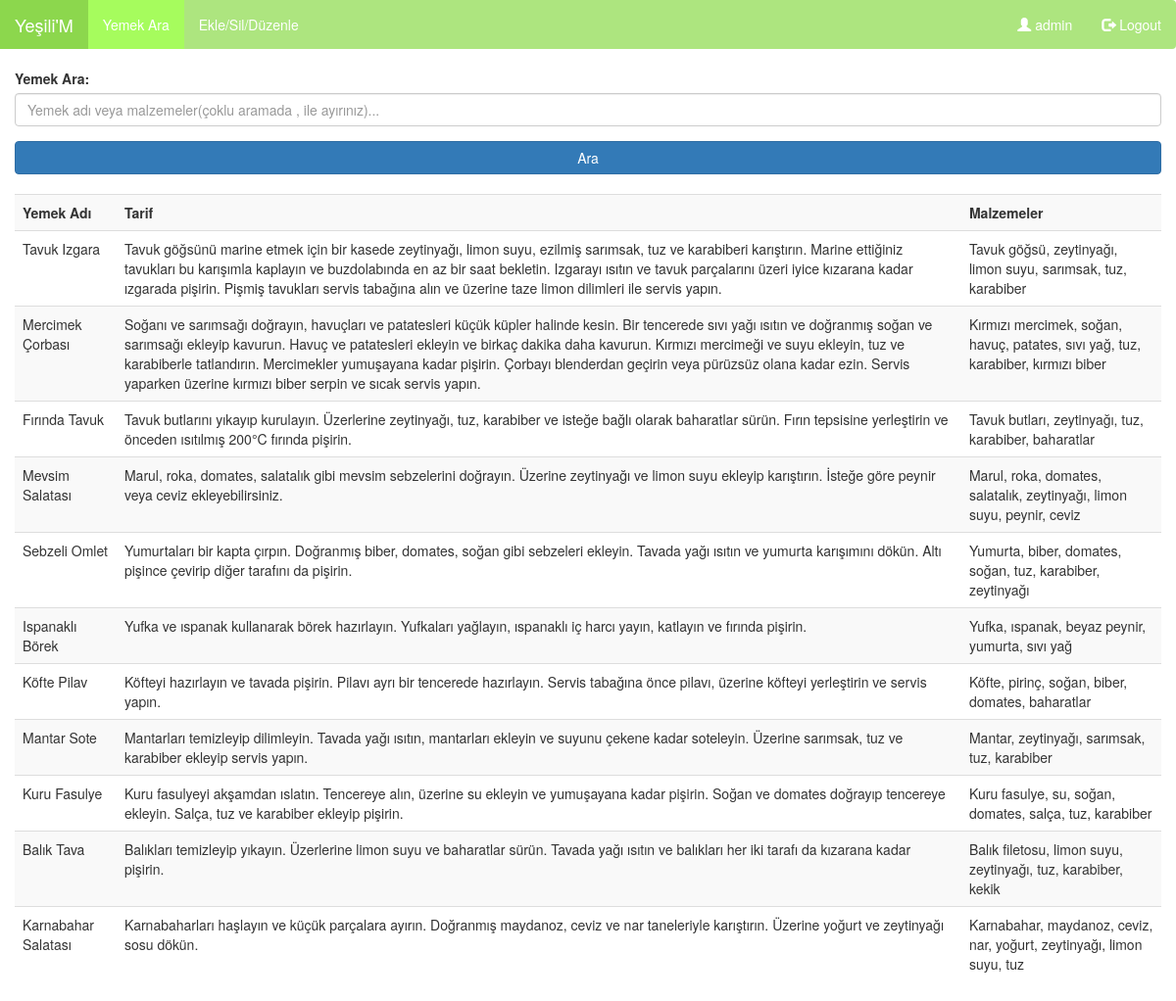
Screenshot of /hostedFiles/admin.php (signed in) with the database file from the repository.
### tables this page shows
CREATE TABLE `yemekler` (
  `id` int(11) NOT NULL,
  `ad` varchar(255) NOT NULL,
  `tarif` text NOT NULL,
  `malzemeler` text NOT NULL
);

### hostedFiles/admin.php (the view, shortened to what this page needs)
<!DOCTYPE html>
<html lang="en">
<head>
    <link rel="stylesheet" href="https://maxcdn.bootstrapcdn.com/bootstrap/3.4.1/css/bootstrap.min.css">
</head>
<body>
    <nav class="navbar navbar-inverse">
        <div class="container-fluid">
            <div class="navbar-header">
                <a class="navbar-brand" href="#" style="color:white; background-color: #8CD74D">Yeşili'M</a>
            </div>
            <ul class="nav navbar-nav">
                <li class="active"><a href="#">Yemek Ara</a></li>
                <li><a href="food.php">Ekle/Sil/Düzenle</a></li>
            </ul>
            <ul class="nav navbar-nav navbar-right">
            <?php
                if (isset($_SESSION['loggedin']) && $_SESSION['loggedin'] == true) {
                    echo '<li><a href="#"><span class="glyphicon glyphicon-user"></span> ' . $_SESSION['username'] . '</a></li>';
                    echo '<li><a href="logout.php"><span class="glyphicon glyphicon-log-out"></span> Logout</a></li>';
                } else {
                    echo '<li><a href="register.php"><span class="glyphicon glyphicon-user"></span> Sign Up</a></li>';
                    echo '<li><a href="login.php"><span class="glyphicon glyphicon-log-in"></span> Login</a></li>';
                }
                ?>
            </ul>
        </div>
    </nav>
    <div class="container-fluid">
        <form method="post">
            <div class="form-group">
                <label for="search">Yemek Ara:</label>
                <input type="text" class="form-control" id="search" name="search" placeholder="Yemek adı veya malzemeler(çoklu aramada , ile ayırınız)...">
            </div>
            <button type="submit" style="width:100%" class="btn btn-primary">Ara</button>
        </form>
        <br>
        <?php
        if (isset($_SESSION['loggedin'])) {
            $servername = "localhost";
            $username = "dbusr20360859008";
            $password = "PMkW0c3KZgTh";
            $dbname = "dbstorage20360859008";
            $conn = new mysqli($servername, $username, $password, $dbname);
            $sql = "SELECT * FROM yemekler";
            $result = $conn->query($sql);
            if ($result->num_rows > 0) {
                echo "<table class='table table-striped'><tr><th>Yemek Adı</th><th>Tarif</th><th>Malzemeler</th></tr>";
                while ($row = $result->fetch_assoc()) {
                    $ad = $row["ad"];
                    $tarif = $row["tarif"];
                    $malzemeler = $row["malzemeler"];
                    echo "<tr><td>" . $ad . "</td><td>" . $tarif . "</td><td>" . $malzemeler . "</td></tr>";
                }
                echo "</table>";
            } else {
                echo "Yemek verisi bulunamadı.";
            }
        } else {
            echo "Oturum başlatılmamış.";
        }
        ?>
    </div>
</body>
</html>

### hostedFiles/admin.php (style rules this page uses)
body { background-color: #fff; }
.navbar { background-color: #ADE57F; border-style: hidden; position: sticky; top: 0% }
.navbar-inverse .navbar-nav>li>a { color: #fff; position: sticky; top: 0% }
.navbar-inverse .navbar-nav>.active>a, .navbar-inverse .navbar-nav>.active>a:focus, .navbar-inverse .navbar-nav>.active>a:hover { background-color: #a6fc5d; color: #fff; position: sticky; top: 0% }

### rows the page displays
yemekler: ad "Tavuk Izgara", tarif "Tavuk göğsünü marine etmek için bir kasede zeytinyağı, limon suyu, ezilmiş sarımsak, tuz ve karabiberi karıştırın. Marine ettiğiniz tavukları bu karışımla kaplayın ve buzdolabında en az bir saat bekletin. Izgarayı ısıtın ve tavuk parçalarını üzeri iyice kızarana kadar ızgarada pişirin. Pişmiş tavukları servis tabağına alın ve üzerine taze limon dilimleri ile servis yapın.", malzemeler "Tavuk göğsü, zeytinyağı, limon suyu, sarımsak, tuz, karabiber"
yemekler: ad "Mercimek Çorbası", tarif "Soğanı ve sarımsağı doğrayın, havuçları ve patatesleri küçük küpler halinde kesin. Bir tencerede sıvı yağı ısıtın ve doğranmış soğan ve sarımsağı ekleyip kavurun. Havuç ve patatesleri ekleyin ve birkaç dakika daha kavurun. Kırmızı mercimeği ve suyu ekleyin, tuz ve karabiberle tatlandırın. Mercimekler yumuşayana kadar pişirin. Çorbayı blenderdan geçirin veya pürüzsüz olana kadar ezin. Servis yaparken üzerine kırmızı biber serpin ve sıcak servis yapın.", malzemeler "Kırmızı mercimek, soğan, havuç, patates, sıvı yağ, tuz, karabiber, kırmızı biber"
yemekler: ad "Fırında Tavuk", tarif "Tavuk butlarını yıkayıp kurulayın. Üzerlerine zeytinyağı, tuz, karabiber ve isteğe bağlı olarak baharatlar sürün. Fırın tepsisine yerleştirin ve önceden ısıtılmış 200°C fırında pişirin.", malzemeler "Tavuk butları, zeytinyağı, tuz, karabiber, baharatlar"
yemekler: ad "Mevsim Salatası", tarif "Marul, roka, domates, salatalık gibi mevsim sebzelerini doğrayın. Üzerine zeytinyağı ve limon suyu ekleyip karıştırın. İsteğe göre peynir veya ceviz ekleyebilirsiniz.", malzemeler "Marul, roka, domates, salatalık, zeytinyağı, limon suyu, peynir, ceviz"
yemekler: ad "Sebzeli Omlet", tarif "Yumurtaları bir kapta çırpın. Doğranmış biber, domates, soğan gibi sebzeleri ekleyin. Tavada yağı ısıtın ve yumurta karışımını dökün. Altı pişince çevirip diğer tarafını da pişirin.", malzemeler "Yumurta, biber, domates, soğan, tuz, karabiber, zeytinyağı"
yemekler: ad "Ispanaklı Börek", tarif "Yufka ve ıspanak kullanarak börek hazırlayın. Yufkaları yağlayın, ıspanaklı iç harcı yayın, katlayın ve fırında pişirin.", malzemeler "Yufka, ıspanak, beyaz peynir, yumurta, sıvı yağ"
yemekler: ad "Köfte Pilav", tarif "Köfteyi hazırlayın ve tavada pişirin. Pilavı ayrı bir tencerede hazırlayın. Servis tabağına önce pilavı, üzerine köfteyi yerleştirin ve servis yapın.", malzemeler "Köfte, pirinç, soğan, biber, domates, baharatlar"
yemekler: ad "Mantar Sote", tarif "Mantarları temizleyip dilimleyin. Tavada yağı ısıtın, mantarları ekleyin ve suyunu çekene kadar soteleyin. Üzerine sarımsak, tuz ve karabiber ekleyip servis yapın.", malzemeler "Mantar, zeytinyağı, sarımsak, tuz, karabiber"
yemekler: ad "Kuru Fasulye", tarif "Kuru fasulyeyi akşamdan ıslatın. Tencereye alın, üzerine su ekleyin ve yumuşayana kadar pişirin. Soğan ve domates doğrayıp tencereye ekleyin. Salça, tuz ve karabiber ekleyip pişirin.", malzemeler "Kuru fasulye, su, soğan, domates, salça, tuz, karabiber"
yemekler: ad "Balık Tava", tarif "Balıkları temizleyip yıkayın. Üzerlerine limon suyu ve baharatlar sürün. Tavada yağı ısıtın ve balıkları her iki tarafı da kızarana kadar pişirin.", malzemeler "Balık filetosu, limon suyu, zeytinyağı, tuz, karabiber, kekik"
yemekler: ad "Karnabahar Salatası", tarif "Karnabaharları haşlayın ve küçük parçalara ayırın. Doğranmış maydanoz, ceviz ve nar taneleriyle karıştırın. Üzerine yoğurt ve zeytinyağı sosu dökün.", malzemeler "Karnabahar, maydanoz, ceviz, nar, yoğurt, zeytinyağı, limon suyu, tuz"

### other values shown
$_SESSION['username'] "admin"
